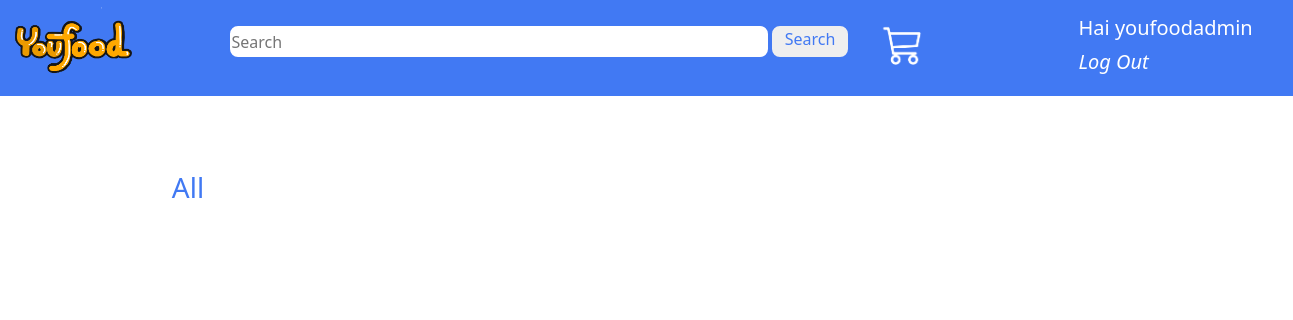
The page /categoryfun/meals (signed in) on the database as committed earlier.
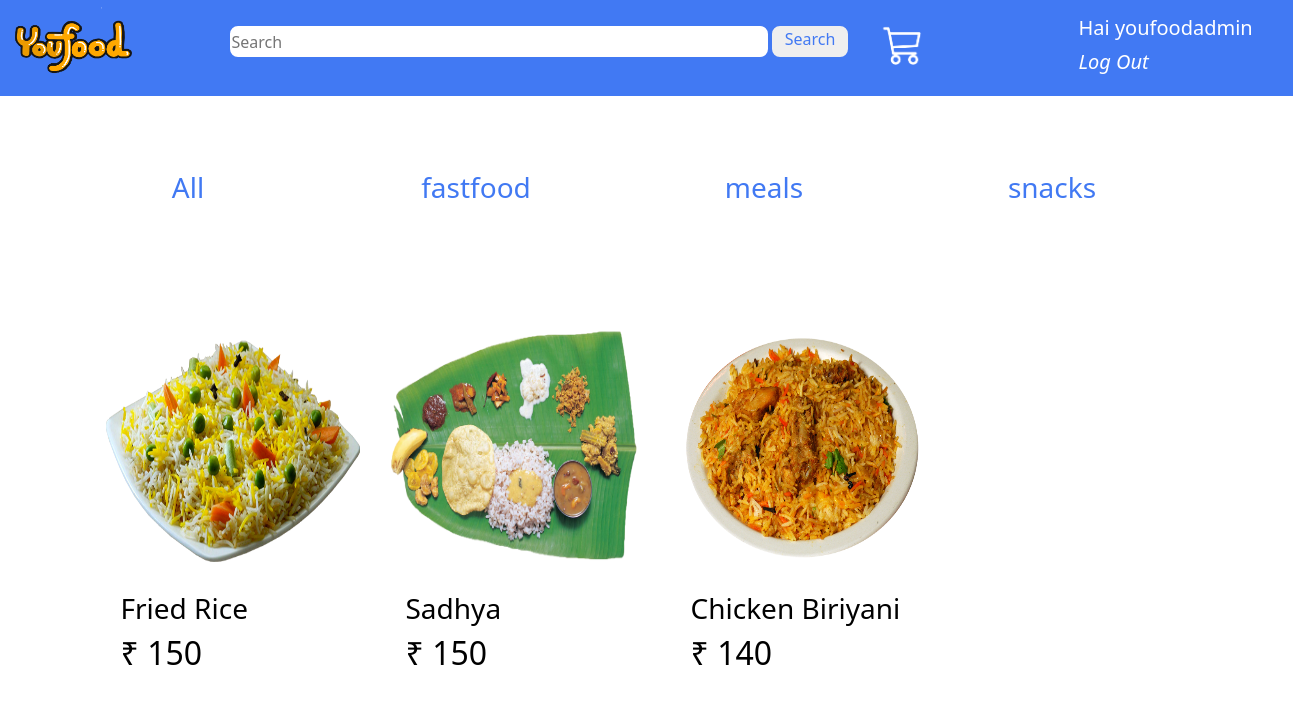
The same page on the database as committed later.
### youfood/models.py (models this page shows, shortened)
class category(models.Model):
    name=models.CharField(max_length=15,unique=True)
    image=models.ImageField(upload_to="img/")

class item(models.Model):
    name=models.CharField(max_length=50,unique=True,blank=False)
    image=models.ImageField(upload_to="img/")
    description=models.TextField(max_length=600)
    price=models.IntegerField()
    category=models.ForeignKey(category,on_delete=models.CASCADE)

### youfood/views.py (the view)
# urls.py: path('categoryfun/<str:categoryName>',views.categoryfun,name="categoryfun"),
def categoryfun(request,categoryName):
    category_data=category.objects.all()
    if categoryName=="all":
        item_data=item.objects.all()
    else:
        item_data=item.objects.filter(category__name=categoryName)
    return render(request,"category.html",{'catdata':category_data,'idata':item_data})

### templates/category.html
{% extends 'index.html' %}
{% block content %}
{% load static %}
<div class="container">
    <div class="row">
        {% for i in idata %}
        <div class="col-lg-3 col-md-3 col-sm-4 col-6">
            <a href="{% url 'productfun' productName=i.name %}">
                <div class="item-card">
                <img src="{{i.image.url}}" alt="food">
                <h3>{{i.name}}</h3>
                <h2>₹ {{i.price}}</h2>
            </div></a>
        </div>
        {% endfor %}
    </div>
</div>
{% endblock content %}

### templates/index.html (shortened to what this page needs)
{% load static %}
<!doctype html>
<html lang="en">
  <head>
    <link href="https://cdn.jsdelivr.net/npm/bootstrap@5.1.0/dist/css/bootstrap.min.css" rel="stylesheet">
    <link rel="stylesheet" href="{% static 'styles/style.css' %}" type="text/css">
  </head>
  <body>
    <div class="container-fluid">
        <div class="row">
            <div class="col-lg-12 my-banner">
                <div class="row">
                  <div class="col-lg-2 col-md-2 col-sm-2 col-2 p-0">
                    <a href="{% url 'mainfun' %}"><img src="{% static 'img/youfood_icon.png' %}" alt="logo" id="logo"></a>
                  </div>
                  <div class="col-lg-6 col-md-6 col-sm-6 col-6 pt-4">
                    <form class="searchform d-flex" action="searchfun" method="GET">
                      <input type="search" placeholder="Search" name="search">
                      <button type="submit"><span class="search-text">Search</span><span><i><img class="search-icon" src="{% static 'img/search_icon.png' %}" alt=""></i></span></button>
                    </form>
                  </div>
                  <div class="col-lg-2 col-md-2 col-sm-2 col-2">
                    <a href="{% url 'cartshow' %}"><i><img class="cart-icon mt-3" src="{% static 'img/cart.png' %}" alt="cart_icon"></i></a>
                  </div>
                  <div class="col-lg-2 col-md-2 col-sm-2 col-2 p-0">
                    {% if user.is_authenticated %}
                    <table>
                      <tr><td><h6 class="user-icon" style="margin-top: 15px;">Hai {{user.username}}</h6></td></tr>
                      <tr><td><a href="{% url 'logoutfun' %}"><i><h6 class="user-icon">Log Out</h6></i></a></td></tr>
                    </table>
                    {% else %}
                    <a href="{% url 'loginfun' %}"><i><h6 class="user-icon">Log In</h6></i></a>
                    {% endif %}
                  </div>
                </div>
            </div>
        </div>
        <div class="row">
          <div class="col-lg-12 col-md-12 col-sm-12 col-12 category-section">
              <ul>
                <li><a href="{% url 'categoryfun' categoryName='all' %}"><button onclick="categoryButton(this)" class="category-btn"><h3>All</h3></button></a></li>
                {% for c in catdata %}
                <li><a href="{% url 'categoryfun' categoryName=c.name %}"><button onclick="categoryButton(this)" class="category-btn"><h3>{{c.name}}</h3></button></a></li>
                {% endfor %}
              </ul>
              </div>
          </div>
          {% block content %}{% endblock content %}
        </div>
  </body>
</html>

### static/styles/style.css (style rules this page uses)
.my-banner { height: 6rem; background-color: rgb(65, 121, 243); margin: 0px; }
#logo { width: 9rem; height: 8rem; }
.searchform input { width: 600px; height: 35px; border: 2px solid rgb(65, 121, 243); border-radius: 10px; }
.searchform button { width: 80px; height: 35px; border: 2px solid rgb(65, 121, 243); border-radius: 10px; color: rgb(65, 121, 243); }
.cart-icon { width: 4rem; height: 4rem; }
.user-icon { color: white; font-size: 20px; }
.category-btn { width: 10rem; height: 4rem; margin: 4rem; color: rgb(65, 121, 243); background: none; border-radius: 3rem; border: none; }
.category-section { overflow-x: auto; }
.category-section ul { display: flex; list-style-type: none; }
a { text-decoration: none; }
.item-card { width: 20rem; height: 24rem; padding-left: 1rem; padding-top: 1rem; margin-bottom: 3rem; border-radius: 20px; color: black; }
.item-card img { width: 16rem; height: 16rem; margin-bottom: 1rem; }
.item-card h3,h2 { margin-left: 1rem; }

Rows that differ between the two databases and show on the page:
added category: name "fastfood"
added category: name "meals"
added category: name "snacks"
added item: image (picture), name "Fried Rice", price "150"
added item: image (picture), name "Sadhya", price "150"
added item: image (picture), name "Chicken Biriyani", price "140"
